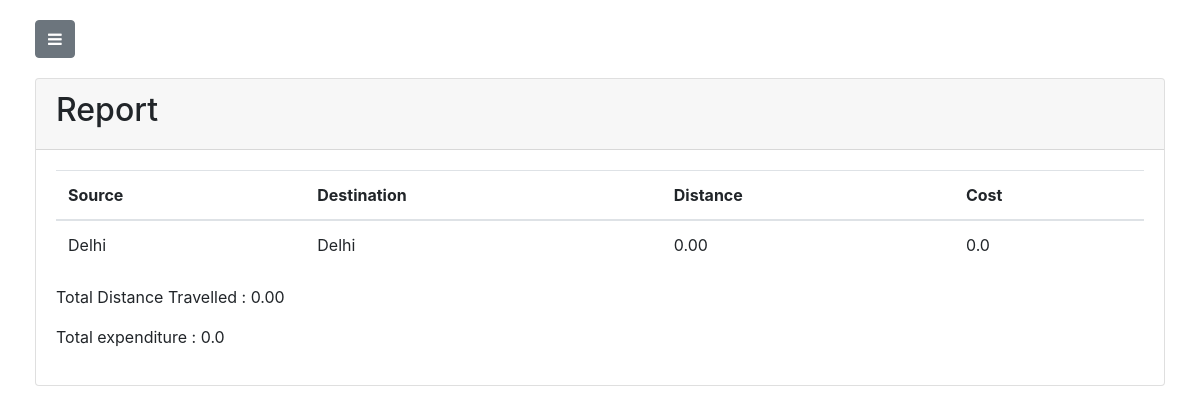
The page /report/ (signed in) on the database as committed earlier.
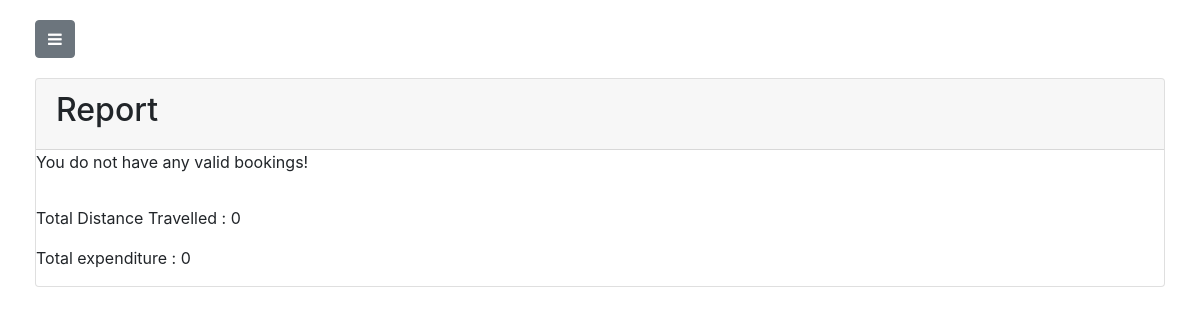
The same page on the database as committed later.
### booking/models.py (models this page shows, shortened)
class Book(models.Model):
    source=models.CharField(max_length=100)
    destination=models.CharField(max_length=100)
    source_latitude=models.DecimalField(max_digits=20,default=0,decimal_places=2)
    source_longitude=models.DecimalField(max_digits=20,default=0,decimal_places=2)
    destination_latitude=models.DecimalField(max_digits=20,default=0,decimal_places=2)
    distance=models.DecimalField(max_digits=20,default=0,decimal_places=2)
    destination_longitude=models.DecimalField(max_digits=20,default=0,decimal_places=2)
    bookingDate=models.DateTimeField(default=timezone.now)
    startDate=models.DateTimeField("Start date ")
    endDate=models.DateTimeField("end date ")
    securityDeposit=models.IntegerField()
    status_CHOICES=(
        ('B','booked'),
        ('NB','not booked'),
        ('E','expired')
    )
    status=models.CharField(
        max_length=2,
        choices=status_CHOICES,
        default='NB',
    )
    discountId=models.CharField(max_length=100)
    allottedUser=models.ForeignKey(User,default=None,on_delete=models.CASCADE)
    allottedDriver=models.ForeignKey(Driver,null=True,blank=True,on_delete=models.CASCADE)
    vehicle=models.ForeignKey(Vehicle,on_delete=models.CASCADE)
    cost=models.FloatField()

### report/views.py (the view)
# urls.py: path('', views.index,name='index'),
def index(request):
    if request.user.is_authenticated:
        bookinglist = Book.objects.filter(allottedUser = request.user,status="B")
        totdistance = 0
        totcost = 0
        for i in bookinglist:
            totdistance = totdistance + i.distance
            totcost = totcost + i.cost
        return render(request,'report/index.html',{'bookinglist':bookinglist,'totdistance':totdistance,'totcost':totcost})
    else:
        return redirect("http://localhost:8000/home/404")

### report/templates/report/index.html (shortened to what this page needs)
{% load staticfiles %}
{% load crispy_forms_tags %}
<!DOCTYPE html>
<html lang="en">
<head>
    <link href="{% static 'vendor/bootstrap/css/bootstrap.min.css' %}" rel="stylesheet">
    <link rel="stylesheet" href="https://maxcdn.bootstrapcdn.com/bootstrap/4.0.0/css/bootstrap.min.css">
    <link rel="stylesheet" href="https://cdnjs.cloudflare.com/ajax/libs/font-awesome/4.7.0/css/font-awesome.css">
    <link href="{% static 'css/simple-sidebar.css' %}" rel="stylesheet">
</head>
<body>
{% if user.is_authenticated %}
    <div id="wrapper">
        <div id="page-content-wrapper">
            <div class="container-fluid">
                <div class="row nav">
                    <div class="col-md-2">
                        <a href="#menu-toggle" class="btn btn-secondary" id="menu-toggle"><i class="fa fa-bars"></i></a>
                    </div>
                </div>
                <div class="card">
                    <div class="card-header">
                        <h2>Report</h2>
                    </div>
                    {% if bookinglist %}
                    <div class="card-body">
                        <table class="table">
                          <thead>
                            <tr>
                              <th scope="col">Source</th>
                              <th scope="col">Destination</th>
                              <th scope="col">Distance</th>
                              <th scope="col">Cost</th>
                            </tr>
                          </thead>
                          <tbody>
                            {% for i in bookinglist %}
                            <tr>
                              <td>{{ i.source }}</td>
                              <td>{{ i.destination }}</td>
                              <td>{{ i.distance }}</td>
                              <td>{{ i.cost }}</td>
                            </tr>
                            {% endfor %}
                          </tbody>
                        </table>
                        {% else %}
                        <p> You do not have any valid bookings!<p>
                          {% endif %}
                          <p>Total Distance Travelled : {{ totdistance }}</p>
                          <p>Total expenditure : {{ totcost }}</p>
                    </div>
                </div>
            </div>
        </div>
    </div>
{% else %}
<div class="jumbotron jumbotron-fluid">
    <div class="container">
        <h1 class="display-3">You are not logged in</h1>
    </div>
</div>
{% endif %}
</body>
</html>

Rows that differ between the two databases and show on the page:
removed Book: source "Delhi", destination "Delhi", distance "0.00", cost "0.0"
Other text that changed with them:
{{ totdistance }}: "0.00" → "0"
{{ totcost }}: "0.0" → "0"
text no longer shown: "Source Destination Distance Cost"
text now shown: "You do not have any valid bookings!"
